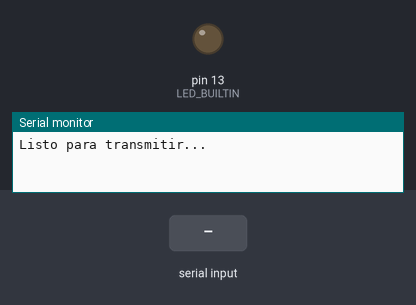
The sketch below on a simulated Arduino Uno, built with avr-gcc and run on an emulated ATmega328P. Parts: output pins drawn as LEDs (lit = HIGH), the last lines printed to the serial monitor. Inputs (shaded band) come from the test bench. No radio packets arrive unless stated.

Above: at 1.2 s.
1.3 s: "1\n" received over Serial
At 1.9 s:
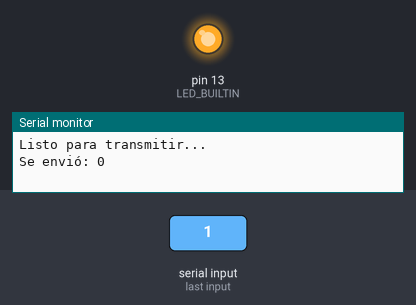
Timing chart, 0 to 4.3 s (numbered marks = the images above; inputs shaded):
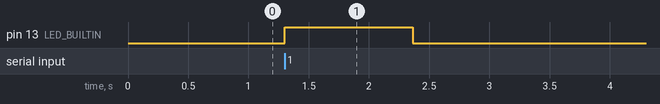

Measured:
- after the input at 1.3 s, pin 13 (LED_BUILTIN): LOW → HIGH at once, → LOW 1.1 s later

The sketch:

transmisor.ino
```cpp
#include <SPI.h>
#include <RH_NRF24.h>

RH_NRF24 nrf24;

bool listoParaTransmitir = true;

void setup() {
  Serial.begin(9600);
  pinMode(LED_BUILTIN, OUTPUT);

  if (!nrf24.init()) {
    Serial.println("No se pudo conectar con la antena");
    listoParaTransmitir = false;
  }

  if (!nrf24.setChannel(2)) {
    Serial.println("No se pudo establecer el canal de transmisión");
    listoParaTransmitir = false;
  }

  if (!nrf24.setRF(RH_NRF24::DataRate2Mbps, RH_NRF24::TransmitPower0dBm)) {
    Serial.println("No se pudo configurar la transmisión");
    listoParaTransmitir = false;
  }

  if(listoParaTransmitir) {
    Serial.println("Listo para transmitir...");
  }else{
    Serial.println("Hubo un problema, verifique la conexión y los datos y vuelva a intentar.");
  }

}

void loop() {

  if(Serial.available() > 0) {
    int estado = Serial.parseInt();

    switch(estado) {
      case 1:
        digitalWrite(LED_BUILTIN, HIGH);
        apagar();
        delay(1000);
        digitalWrite(LED_BUILTIN, LOW);
        break;

      case 2:
        digitalWrite(LED_BUILTIN, HIGH);
        encender();
        delay(200);
        digitalWrite(LED_BUILTIN, LOW);
        break;
    }
  }
}

void apagar() {
  uint8_t mensaje[] = "0";
  Serial.print("Se envió: ");
  Serial.println((char*)mensaje);
  nrf24.send(mensaje, sizeof(mensaje));
  nrf24.waitPacketSent();
}

void encender() {
  uint8_t mensaje[] = "1";
  Serial.print("Se envió: ");
  Serial.println((char*)mensaje);
  nrf24.send(mensaje, sizeof(mensaje));
  nrf24.waitPacketSent();
}
```
